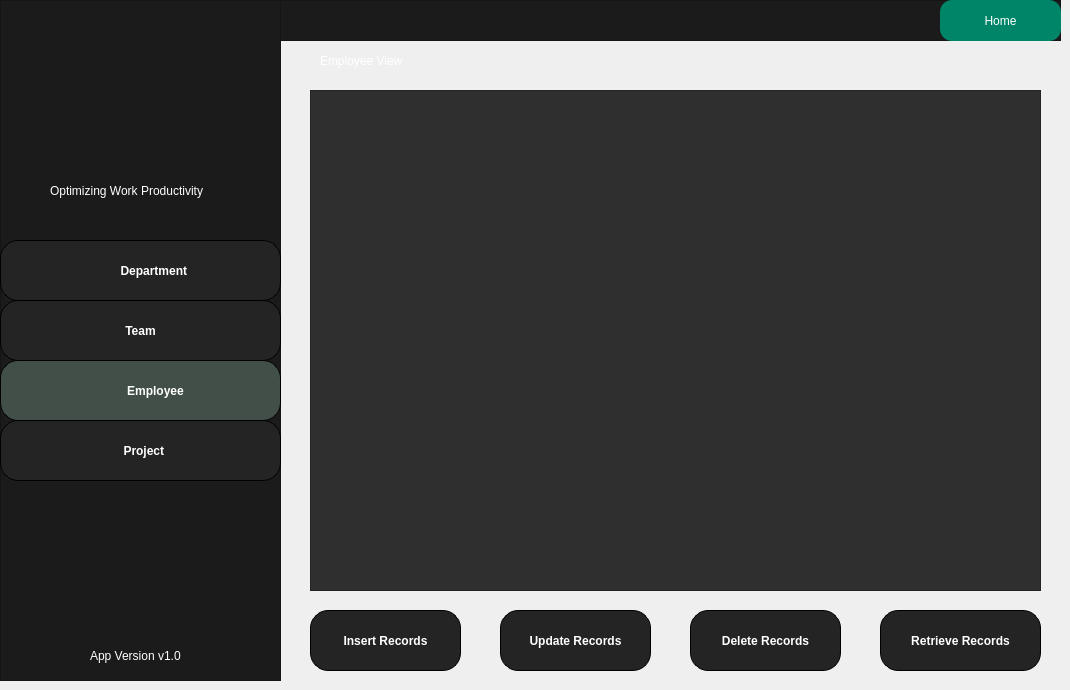
    <widget class="QWidget" name="EmployeeView">
     <widget class="QLabel" name="label_193">
      <property name="geometry">
       <rect>
        <x>90</x>
        <y>150</y>
        <width>111</width>
        <height>31</height>
       </rect>
      </property>
      <property name="styleSheet">
       <string notr="true">color: rgb(254, 251, 255);
font: 700 11pt &quot;Arial&quot;;</string>
      </property>
      <property name="text">
       <string>SofTimGrow</string>
      </property>
     </widget>
     <widget class="QFrame" name="frame_47">
      <property name="geometry">
       <rect>
        <x>0</x>
        <y>0</y>
        <width>281</width>
        <height>681</height>
       </rect>
      </property>
      <property name="styleSheet">
       <string notr="true">background-color:rgba(27,27,27,255);</string>
      </property>
      <property name="frameShape">
       <enum>QFrame::StyledPanel</enum>
      </property>
      <property name="frameShadow">
       <enum>QFrame::Raised</enum>
      </property>
      <widget class="QLabel" name="label_20">
       <property name="geometry">
        <rect>
         <x>10</x>
         <y>10</y>
         <width>261</width>
         <height>151</height>
        </rect>
       </property>
       <property name="text">
        <string/>
       </property>
       <property name="pixmap">
        <pixmap resource="../resource.qrc">:/pics/picture/people.png</pixmap>
       </property>
       <property name="scaledContents">
        <bool>true</bool>
       </property>
      </widget>
      <widget class="QLabel" name="label_24">
       <property name="geometry">
        <rect>
         <x>50</x>
         <y>180</y>
         <width>201</width>
         <height>21</height>
        </rect>
       </property>
       <property name="styleSheet">
        <string notr="true">color: rgb(255, 255, 255);
font: italic 9pt &quot;Segoe UI&quot;;</string>
       </property>
       <property name="text">
        <string>Optimizing Work Productivity</string>
       </property>
      </widget>
      <widget class="QLabel" name="label_28">
       <property name="geometry">
        <rect>
         <x>90</x>
         <y>640</y>
         <width>121</width>
         <height>31</height>
        </rect>
       </property>
       <property name="styleSheet">
        <string notr="true">color:white;</string>
       </property>
       <property name="text">
        <string>App Version v1.0</string>
       </property>
      </widget>
      <widget class="QPushButton" name="pushButton_14">
       <property name="geometry">
        <rect>
         <x>0</x>
         <y>240</y>
         <width>281</width>
         <height>61</height>
        </rect>
       </property>
       <property name="styleSheet">
        <string notr="true">
QPushButton {
    /* Light Blue */

	background-color: rgb(36, 36, 36);
  /* Light gray text color */
color: rgb(255, 255, 255);
font: 11pt &quot;Arial&quot;;
    border-radius: 18px;
border:1px solid black;
    padding: 5px;
    
    font-weight: bold;
}

QPushButton:hover {
	background-color: rgb(63, 63, 63);
	
}

QPushButton:pressed {
   
	background-color: rgb(65, 79, 72);
}</string>
       </property>
       <property name="text">
        <string>        Department</string>
       </property>
      </widget>
      <widget class="QPushButton" name="pushButton_31">
       <property name="geometry">
        <rect>
         <x>0</x>
         <y>300</y>
         <width>281</width>
         <height>61</height>
        </rect>
       </property>
       <property name="styleSheet">
        <string notr="true">
QPushButton {
    /* Light Blue */

	background-color: rgb(36, 36, 36);
  /* Light gray text color */
color: rgb(255, 255, 255);
font: 11pt &quot;Arial&quot;;
    border-radius: 18px;
border:1px solid black;
    padding: 5px;
    
    font-weight: bold;
}

QPushButton:hover {
	background-color: rgb(63, 63, 63);
	
}

QPushButton:pressed {
   
	background-color: rgb(65, 79, 72);
}</string>
       </property>
       <property name="text">
        <string>Team</string>
       </property>
      </widget>
      <widget class="QPushButton" name="pushButton_32">
       <property name="geometry">
        <rect>
         <x>0</x>
         <y>420</y>
         <width>281</width>
         <height>61</height>
        </rect>
       </property>
       <property name="styleSheet">
        <string notr="true">
QPushButton {
    /* Light Blue */

	background-color: rgb(36, 36, 36);
  /* Light gray text color */
color: rgb(255, 255, 255);
font: 11pt &quot;Arial&quot;;
    border-radius: 18px;
border:1px solid black;
    padding: 5px;
    
    font-weight: bold;
}

QPushButton:hover {
	background-color: rgb(63, 63, 63);
	
}

QPushButton:pressed {
   
	background-color: rgb(65, 79, 72);
}</string>
       </property>
       <property name="text">
        <string>  Project</string>
       </property>
      </widget>
      <widget class="QPushButton" name="null_2">
       <property name="geometry">
        <rect>
         <x>0</x>
         <y>360</y>
         <width>281</width>
         <height>61</height>
        </rect>
       </property>
       <property name="styleSheet">
        <string notr="true">
QPushButton {
    /* Light Blue */

	background-color: rgb(65, 79, 72);
  /* Light gray text color */
color: rgb(255, 255, 255);
font: 11pt &quot;Arial&quot;;
    border-radius: 18px;
border:1px solid black;
    padding: 5px;
    
    font-weight: bold;
}
</string>
       </property>
       <property name="text">
        <string>         Employee</string>
       </property>
      </widget>
     </widget>
     <widget class="QFrame" name="frame_48">
      <property name="geometry">
       <rect>
        <x>280</x>
        <y>0</y>
        <width>781</width>
        <height>41</height>
       </rect>
      </property>
      <property name="styleSheet">
       <string notr="true">background-color:rgba(27,27,27,255);</string>
      </property>
      <property name="frameShape">
       <enum>QFrame::StyledPanel</enum>
      </property>
      <property name="frameShadow">
       <enum>QFrame::Raised</enum>
      </property>
      <widget class="QPushButton" name="pushButton_48">
       <property name="geometry">
        <rect>
         <x>660</x>
         <y>0</y>
         <width>121</width>
         <height>41</height>
        </rect>
       </property>
       <property name="styleSheet">
        <string notr="true">border-radius:12px;
background-color:rgba(0,133,104,255);
color:white;</string>
       </property>
       <property name="text">
        <string>Home</string>
       </property>
      </widget>
     </widget>
     <widget class="QLabel" name="label_8">
      <property name="geometry">
       <rect>
        <x>320</x>
        <y>50</y>
        <width>171</width>
        <height>21</height>
       </rect>
      </property>
      <property name="styleSheet">
       <string notr="true">color:white;</string>
      </property>
      <property name="text">
       <string>Employee View</string>
      </property>
     </widget>
     <widget class="QPushButton" name="pushButton">
      <property name="geometry">
       <rect>
        <x>310</x>
        <y>610</y>
        <width>151</width>
        <height>61</height>
       </rect>
      </property>
      <property name="styleSheet">
       <string notr="true">
QPushButton {
    /* Light Blue */

	background-color: rgb(36, 36, 36);
  /* Light gray text color */
color: rgb(255, 255, 255);
font: 11pt &quot;Arial&quot;;
    border-radius: 18px;
border:1px solid black;
    padding: 5px;
    
    font-weight: bold;
}

QPushButton:hover {
	background-color: rgb(63, 63, 63);
	
}

QPushButton:pressed {
   
	background-color: rgb(65, 79, 72);
}</string>
      </property>
      <property name="text">
       <string>Insert Records</string>
      </property>
     </widget>
     <widget class="QPushButton" name="pushButton_3">
      <property name="geometry">
       <rect>
        <x>500</x>
        <y>610</y>
        <width>151</width>
        <height>61</height>
       </rect>
      </property>
      <property name="styleSheet">
       <string notr="true">
QPushButton {
    /* Light Blue */

	background-color: rgb(36, 36, 36);
  /* Light gray text color */
color: rgb(255, 255, 255);
font: 11pt &quot;Arial&quot;;
    border-radius: 18px;
border:1px solid black;
    padding: 5px;
    
    font-weight: bold;
}

QPushButton:hover {
	background-color: rgb(63, 63, 63);
	
}

QPushButton:pressed {
   
	background-color: rgb(65, 79, 72);
}</string>
      </property>
      <property name="text">
       <string>Update Records</string>
      </property>
     </widget>
     <widget class="QPushButton" name="pushButton_4">
      <property name="geometry">
       <rect>
        <x>690</x>
        <y>610</y>
        <width>151</width>
        <height>61</height>
       </rect>
      </property>
      <property name="styleSheet">
       <string notr="true">
QPushButton {
    /* Light Blue */

	background-color: rgb(36, 36, 36);
  /* Light gray text color */
color: rgb(255, 255, 255);
font: 11pt &quot;Arial&quot;;
    border-radius: 18px;
border:1px solid black;
    padding: 5px;
    
    font-weight: bold;
}

QPushButton:hover {
	background-color: rgb(63, 63, 63);
	
}

QPushButton:pressed {
   
	background-color: rgb(65, 79, 72);
}</string>
      </property>
      <property name="text">
       <string>Delete Records</string>
      </property>
     </widget>
     <widget class="QPushButton" name="pushButton_5">
      <property name="geometry">
       <rect>
        <x>880</x>
        <y>610</y>
        <width>161</width>
        <height>61</height>
       </rect>
      </property>
      <property name="styleSheet">
       <string notr="true">
QPushButton {
    /* Light Blue */

	background-color: rgb(36, 36, 36);
  /* Light gray text color */
color: rgb(255, 255, 255);
font: 11pt &quot;Arial&quot;;
    border-radius: 18px;
border:1px solid black;
    padding: 5px;
    
    font-weight: bold;
}

QPushButton:hover {
	background-color: rgb(63, 63, 63);
	
}

QPushButton:pressed {
   
	background-color: rgb(65, 79, 72);
}</string>
      </property>
      <property name="text">
       <string>Retrieve Records</string>
      </property>
     </widget>
     <widget class="QTableView" name="employeeviewtable">
      <property name="geometry">
       <rect>
        <x>310</x>
        <y>90</y>
        <width>731</width>
        <height>501</height>
       </rect>
      </property>
      <property name="styleSheet">
       <string notr="true">QTableView {
    font: 11pt &quot;Arial&quot;;
    background-color: #2f2f2f; /* dark gray */
    alternate-row-color: #3f3f3f; /* slightly lighter dark gray */
}

QTableView::item {
    color: white; /* white text */
    background-color: #2f2f2f; /* dark gray */
    selection-color: white; /* white text on selection */
    selection-background-color: #4f4f4f; /* slightly lighter dark gray on selection */
}

/* Common section styling */
QHeaderView::section {
    font: bold 11pt &quot;Arial&quot;; /* Ensure consistent font settings */
    border: 1px solid #1b1b1b; /* Optional: to define the border */
}

/* Horizontal header styling */
QHeaderView::section:horizontal {
    color: white; /* white text */
    background-color: #1b1b1b; /* black background */
}

/* Vertical header styling */
QHeaderView::section:vertical {
    color: white; /* white text */
    background-color: #3b3b3b; /* different color for vertical header */
}

/* Corner button styling */
QTableCornerButton::section {
    color: white; /* white text */
    background-color: #1b1b1b; /* black background */
}
</string>
      </property>
     </widget>
    </widget>
